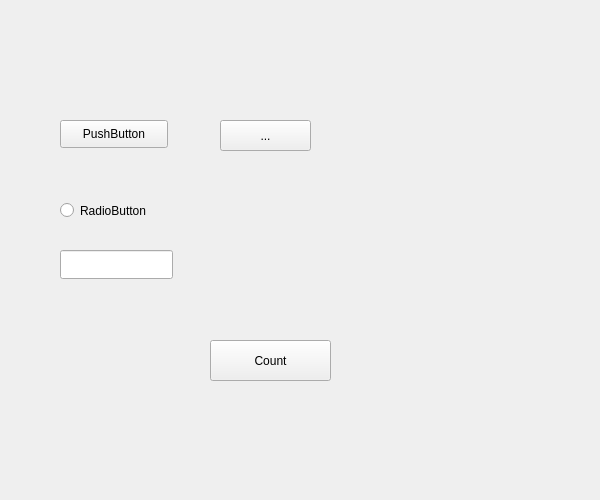
<?xml version="1.0" encoding="UTF-8"?>
<ui version="4.0">
 <class>MainWindow</class>
 <widget class="QMainWindow" name="MainWindow">
  <property name="geometry">
   <rect>
    <x>0</x>
    <y>0</y>
    <width>600</width>
    <height>500</height>
   </rect>
  </property>
  <property name="windowTitle">
   <string>MainWindow</string>
  </property>
  <widget class="QWidget" name="centralWidget">
   <widget class="QToolButton" name="toolButton">
    <property name="geometry">
     <rect>
      <x>220</x>
      <y>120</y>
      <width>91</width>
      <height>31</height>
     </rect>
    </property>
    <property name="text">
     <string>...</string>
    </property>
   </widget>
   <widget class="QPushButton" name="pushButton">
    <property name="geometry">
     <rect>
      <x>210</x>
      <y>340</y>
      <width>121</width>
      <height>41</height>
     </rect>
    </property>
    <property name="text">
     <string>Count</string>
    </property>
   </widget>
   <widget class="QRadioButton" name="radioButton">
    <property name="geometry">
     <rect>
      <x>60</x>
      <y>200</y>
      <width>131</width>
      <height>21</height>
     </rect>
    </property>
    <property name="text">
     <string>RadioButton</string>
    </property>
   </widget>
   <widget class="QPushButton" name="btn">
    <property name="geometry">
     <rect>
      <x>60</x>
      <y>120</y>
      <width>108</width>
      <height>28</height>
     </rect>
    </property>
    <property name="text">
     <string>PushButton</string>
    </property>
   </widget>
   <widget class="QLineEdit" name="lineEdit">
    <property name="geometry">
     <rect>
      <x>60</x>
      <y>250</y>
      <width>113</width>
      <height>29</height>
     </rect>
    </property>
   </widget>
   <widget class="QPushButton" name="max">
    <property name="geometry">
     <rect>
      <x>512</x>
      <y>1</y>
      <width>45</width>
      <height>45</height>
     </rect>
    </property>
    <property name="text">
     <string/>
    </property>
    <property name="icon">
     <iconset>
      <normaloff>C:/Users/zzp/Downloads/matte_white_square_icon_symbols_shapes_check_box_ps_72px_570635_easyicon.net.png</normaloff>C:/Users/zzp/Downloads/matte_white_square_icon_symbols_shapes_check_box_ps_72px_570635_easyicon.net.png</iconset>
    </property>
    <property name="iconSize">
     <size>
      <width>45</width>
      <height>45</height>
     </size>
    </property>
    <property name="flat">
     <bool>true</bool>
    </property>
   </widget>
   <widget class="QPushButton" name="min">
    <property name="geometry">
     <rect>
      <x>460</x>
      <y>0</y>
      <width>45</width>
      <height>45</height>
     </rect>
    </property>
    <property name="text">
     <string/>
    </property>
    <property name="icon">
     <iconset>
      <normaloff>C:/Users/zzp/Downloads/matte_white_square_icon_symbols_shapes_minimize_72px_570663_easyicon.net.png</normaloff>C:/Users/zzp/Downloads/matte_white_square_icon_symbols_shapes_minimize_72px_570663_easyicon.net.png</iconset>
    </property>
    <property name="iconSize">
     <size>
      <width>45</width>
      <height>45</height>
     </size>
    </property>
    <property name="flat">
     <bool>true</bool>
    </property>
   </widget>
   <widget class="QPushButton" name="close">
    <property name="geometry">
     <rect>
      <x>560</x>
      <y>0</y>
      <width>45</width>
      <height>45</height>
     </rect>
    </property>
    <property name="text">
     <string/>
    </property>
    <property name="icon">
     <iconset>
      <normaloff>C:/Users/zzp/Downloads/matte_white_square_icon_symbols_shapes_circle_solid_72px_570644_easyicon.net.png</normaloff>C:/Users/zzp/Downloads/matte_white_square_icon_symbols_shapes_circle_solid_72px_570644_easyicon.net.png</iconset>
    </property>
    <property name="iconSize">
     <size>
      <width>45</width>
      <height>45</height>
     </size>
    </property>
    <property name="flat">
     <bool>true</bool>
    </property>
   </widget>
  </widget>
 </widget>
 <layoutdefault spacing="6" margin="11"/>
 <resources/>
 <connections/>
</ui>
